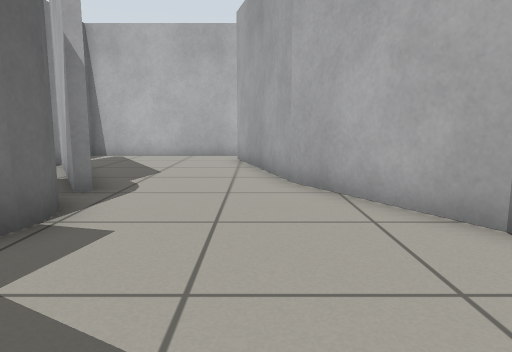
[1] (above)

13 first-person views from a walk through a world built for the Gazebo simulator. The camera is 0.61 m above the floor, tilts 8° down and sees 70° across. The floor is counted in squares, 0.5 m on a side. Each view is taken from the middle of a square. On the plan, view 1 faces up. The plan holds only what a view shows up to about 14 squares ahead; the rest is blank.

[2]
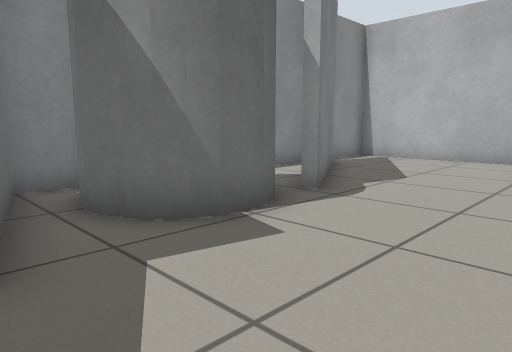

[3]
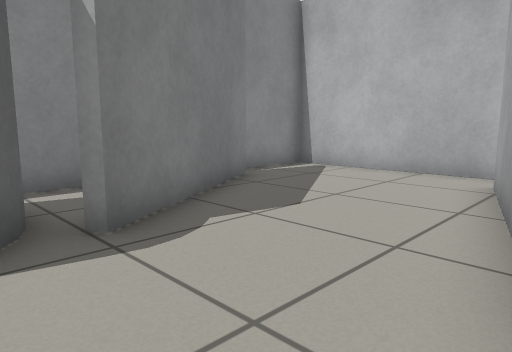

[4]
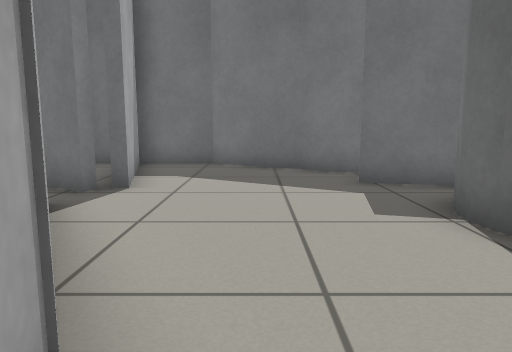

[5]
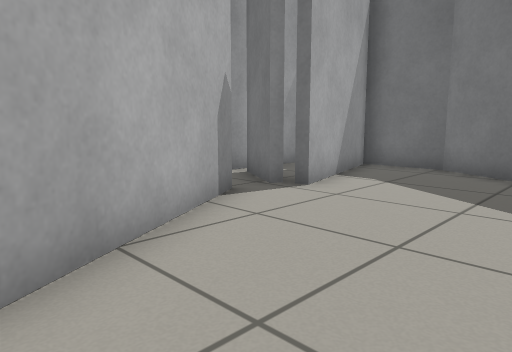

[6]
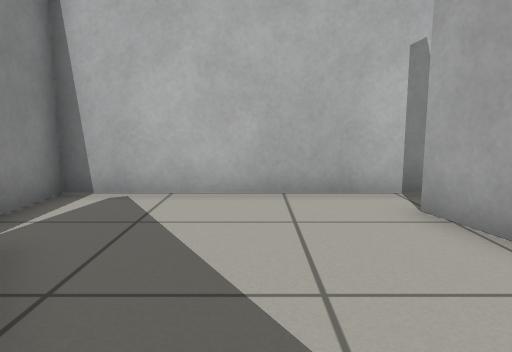

[7]
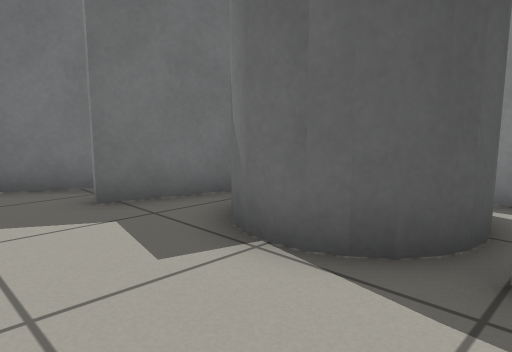

[8]
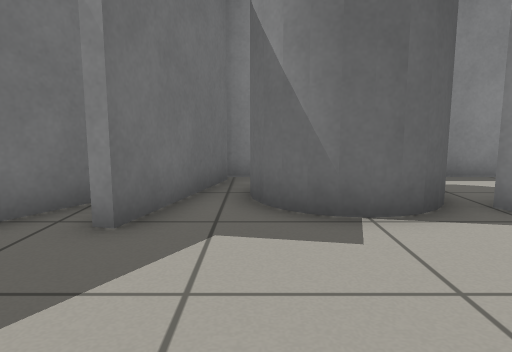

[9]
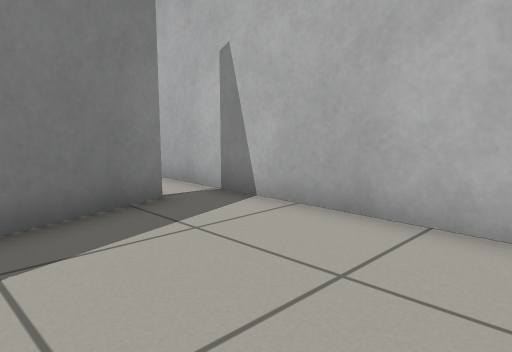

[10]
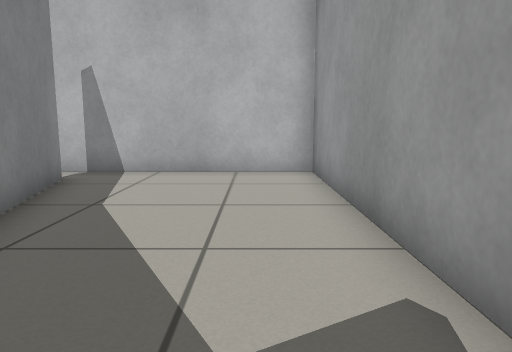

[11]
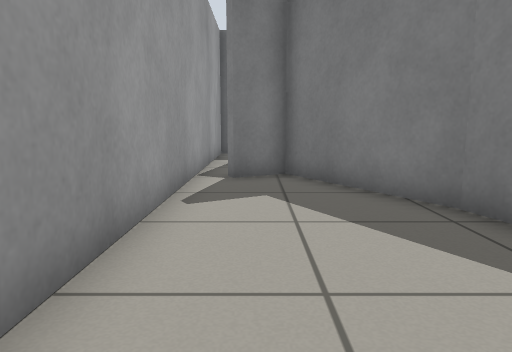

[12]
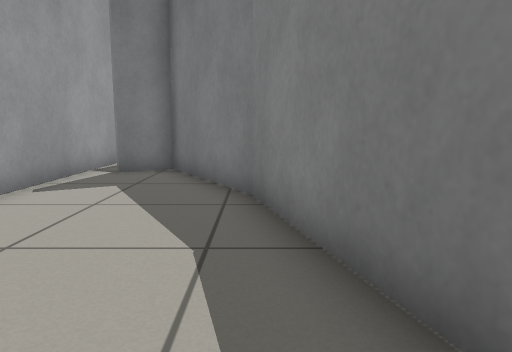

[13]
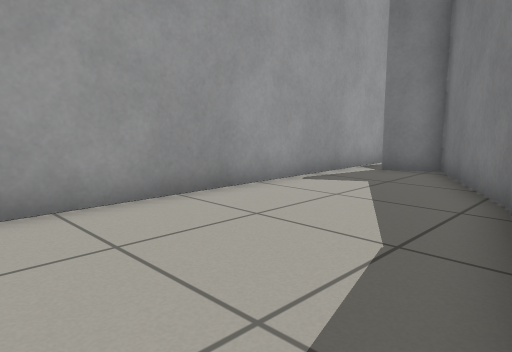

### Floor plan
Ten units are one square. View 1 is at (0, 0); x grows to the right and y downward. Boxes are objects, and circles mark ways between rooms. Rooms are numbered by the first view taken in them; rooms with no view inside come last. Other rooms are left out.
<svg viewBox="-70 -149 130 179">
<path fill="none" stroke="#000" d="M-32 -64 -60 -113M8 -78 -7 -132M-65 -36 -65 -22M-65 -86 -65 -56M-61 -24 -21 -13M-36 -4 14 25 50 25M33 -34 7 -78M-58 -114 -30 -66M-5 -144 -65 -144 -65 -92M35 24 23 -20 30 -22M10 -79 33 -40 45 -47M-4 -133 11 -78M30 -22 32 -24 49 -14M55 -10 55 -144 -5 -144"/>
<rect x="-55" y="-65" width="30" height="40" fill="#bbb"><title>grey cylinder</title></rect>
<circle cx="0" cy="-140" r="3" fill="#2a7"/>
<circle cx="35" cy="-30" r="3" fill="#2a7"/>
<text x="-20" y="-60">1</text>
<text x="30" y="-100">2</text>
</svg>
Room 1 opens to room 2.

Where each view was taken, in squares from view 1:
view 1: 0 up, 0 right, facing up
view 2: 1 up, 1 right, facing up-left
view 3: 5 up, 1 right, facing up-left
view 4: 9 up, 0 right, facing down
view 5: 8 up, 2 left, facing down-right
view 6: 8 up, 3 left, facing up
view 7: 7 up, 0 right, facing down-left
view 8: 3 up, 2 right, facing left
view 9: 10 up, 5 right, facing up-left
view 10: 5 up, 4 right, facing up
view 11: 13 up, 4 right, facing down
view 12: 14 up, 1 right, facing down
view 13: 14 up, 0 right, facing down-right
